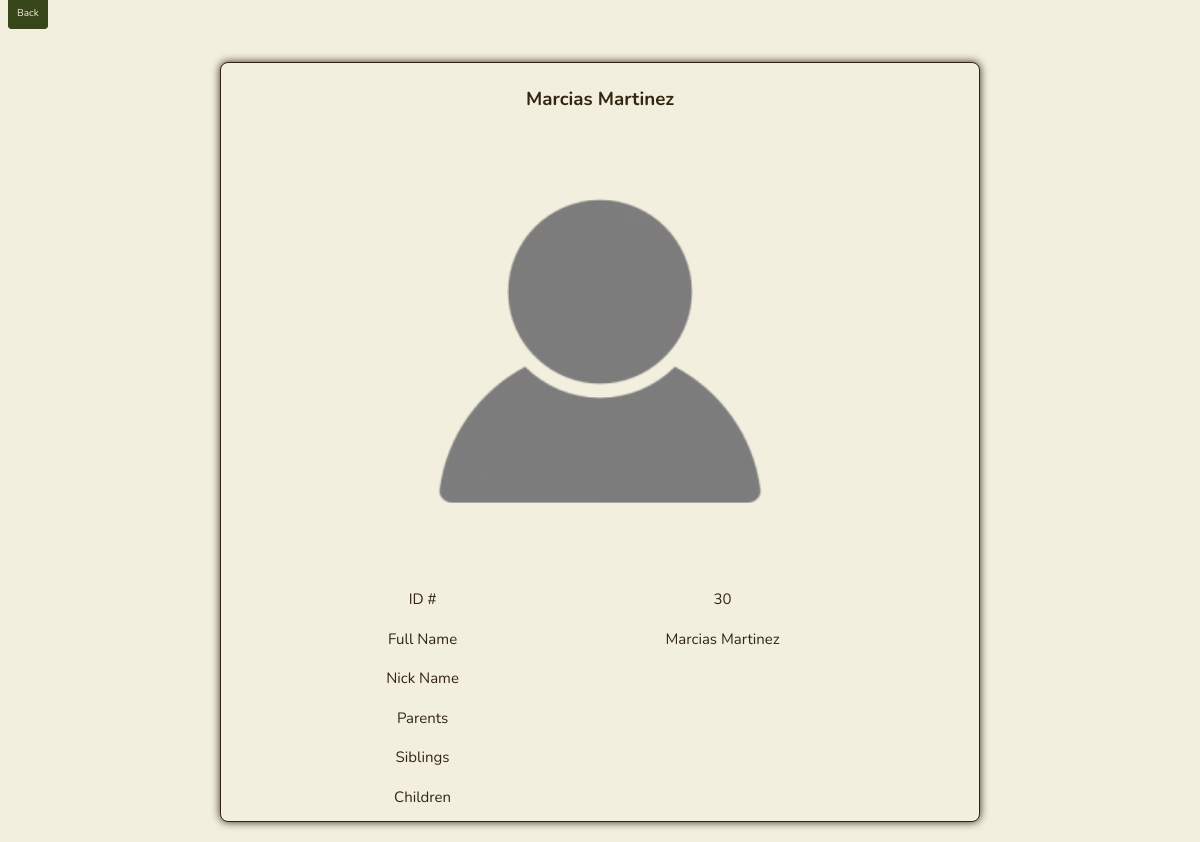
/big_card/30, run on an earlier commit of the app's database.
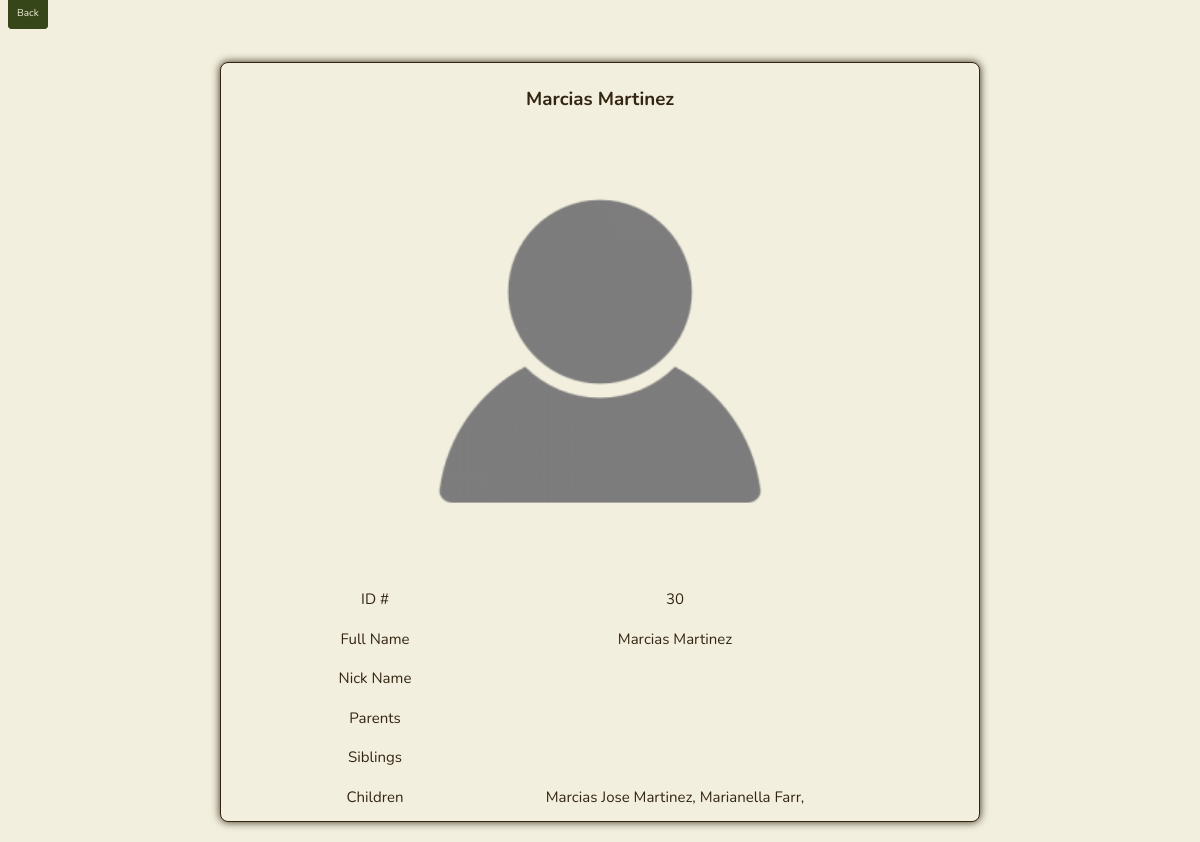
And on a later commit of the database.
### app.py (models this page shows, shortened)
class Person(db.Model):
    id = db.Column(db.Integer, primary_key=True)
    first_name = db.Column(db.String(200), nullable=False)
    last_name = db.Column(db.String(200), nullable=False)
    middle_name = db.Column(db.String(200), nullable=False, default='')
    nick_name = db.Column(db.String(200), nullable=False, default='')
    date_created = db.Column(db.DateTime, default=datetime.utcnow)
    parents = db.relationship('Person',
                              secondary = person_parent_association,
                              primaryjoin = id == person_parent_association.c.person_id,
                              secondaryjoin = id == person_parent_association.c.parent_id,
                              backref = db.backref('children', lazy='select'))
    siblings = db.relationship('Person',
                              secondary = sibling_association,
                              primaryjoin = id == sibling_association.c.left_id,
                              secondaryjoin = id == sibling_association.c.right_id,
                              back_populates = 'siblings',
                              lazy='select')

### app.py (the view)
@app.route('/big_card/<int:id>', methods=['POST', 'GET'])
def big_card(id):
    person = Person.query.get_or_404(id)
    if request.method == 'POST':
        return redirect('/')
    else:
        return render_template('big_card.html', person=person)

### templates/big_card.html (shortened to what this page needs)
{% extends 'base.html' %}
{% block body %}
<div class="" id="full-card-focus-page">
    <a class="btn" id='back_to_tree' href="/">Back</a>
    <div class='card-focus-page' id="main-content">
        <div class="card-focus-container">
            <div class="card-focus">
                <div class="card-focus-content">
                    {% if person.nick_name == "" %}
                    <h3>{{person.first_name}} {{person.last_name}}</h3>
                    {% else %}
                    <h3>{{person.nick_name}} {{person.last_name}}</h3>
                    {% endif %}
                    <img src="{{ url_for('static', filename='logos/empty-prof-pic.png') }}" alt="Profile Picture">
                    <table class="borderless" id="info-table">
                        <tr>
                            <td>ID #</td>
                            <td>{{ person.id }}</td>
                        </tr>
                        <tr>
                            <td>Full Name</td>
                            <td>{{ person.first_name }} {{ person.middle_name }} {{ person.last_name }}</td>
                        </tr>
                        <tr>
                            <td>Nick Name</td>
                            <td>{{ person.nick_name }}</td>
                        </tr>
                        <tr>
                            <td>Parents</td>
                            <td>
                            </td>
                        </tr>
                        <tr>
                            <td>Siblings</td>
                            <td>
                            </td>
                        </tr>
                        <tr>
                            <td>Children</td>
                            <td>
                                {% for person in person.children %}
                                {{ person.first_name }} {{ person.middle_name }} {{ person.last_name }},
                                {% endfor %}
                            </td>
                        </tr>
                    </table>
                </div>
            </div>
        </div>
    </div>
</div>
{% endblock %}

### templates/base.html (shortened to what this page needs)
<!DOCTYPE html>
<html lang="en">
<head>
    <link rel="stylesheet" href="{{ url_for('static', filename='css/main.css') }}">
    <link rel="stylesheet" href="{{ url_for('static', filename='css/grid.css') }}">
    <link rel="stylesheet" href="{{ url_for('static', filename='css/splash.css') }}">
    <link rel="stylesheet" href="{{ url_for('static', filename='css/buttons.css') }}">
    <link rel="stylesheet" href="{{ url_for('static', filename='css/cards-main.css') }}">
    <link rel="stylesheet" href="{{ url_for('static', filename='css/cards-focus.css') }}">
    <link rel="stylesheet" href="{{ url_for('static', filename='css/forms.css') }}">
    <link rel="stylesheet" href="{{ url_for('static', filename='css/tables.css') }}">
    <link rel="stylesheet" href="{{ url_for('static', filename='css/relationships.css') }}">
    <link rel="stylesheet" href="{{ url_for('static', filename='css/focus.css') }}">
</head>
<body>
    {% block body %}
    {% endblock %}
</body>
</html>

### static/css/main.css (style rules this page uses)
:root { --main-black: #0a0a0a; --main-white: #fff; --main-bg-color: #f2efde; --main-bg-border-color: #342512; --main-text-color: #342512; --main-secondary-text-color: #9d864d; --main-hover-text-color: #f2efde; --main-item-color: #374619; --main-item-border-color: #374619; --main-item-color-hover: #7e883d; --main-dark-brown: #342512; --main-light-brown: #9d864d; --main-cream: #f2efde; --main-light-green: #7e883d; --main-dark-green: #374619; }
body { margin: 0px; padding: 0px; box-sizing: border-box; font-family: Nunito, sans-serif; background-color: var(--main-cream); color: var(--main-dark-brown); }
a { cursor: pointer; }

### static/css/buttons.css (style rules this page uses)
.btn { font-size: 10px; padding: 8px; background-color: var(--main-dark-green); text-decoration: none; border: solid 1px var(--main-dark-green); border-radius: 4px; margin: 8px; color: var(--main-cream); }

### static/css/cards-focus.css (style rules this page uses)
.card-focus-page { display: flex; justify-content: center; align-items: center; }
.card-focus-container { width: 75%; max-width: 800px; display: flex; justify-content: center; flex-wrap: wrap; margin-top: 20px; }
.card-focus { width: 100%; background-color: var(--main-cream); border-radius: 8px; border: solid 1px var(--main-dark-brown); overflow: hidden; box-shadow: 0px 0px 8px var(--main-dark-brown); margin: 20px; }
.card-focus-content { padding: 4px; display: flex; flex-direction: column; align-items: center; justify-content: center; }
.card-focus-content img { width: 60%; height: auto; }
#info-table { color: var(--main-dark-brown); font-size: 15px; line-height: 1.3; background-color: var(--main-cream); border-radius: 4px; }
#info-table td { border: none; }

### static/css/tables.css (style rules this page uses)
table { margin: auto; border-collapse: collapse; width: 80%; background-color: var(--main-cream); }
tr { height: 25px; }
td, th { text-align: center; padding: 10px; }
.borderless th, td, tr { border: none; }

What changed in the data, as far as the page shows it:
added Person: first_name "Marcias", middle_name "Jose", last_name "Martinez"
added Person: first_name "Marianella", last_name "Farr"
